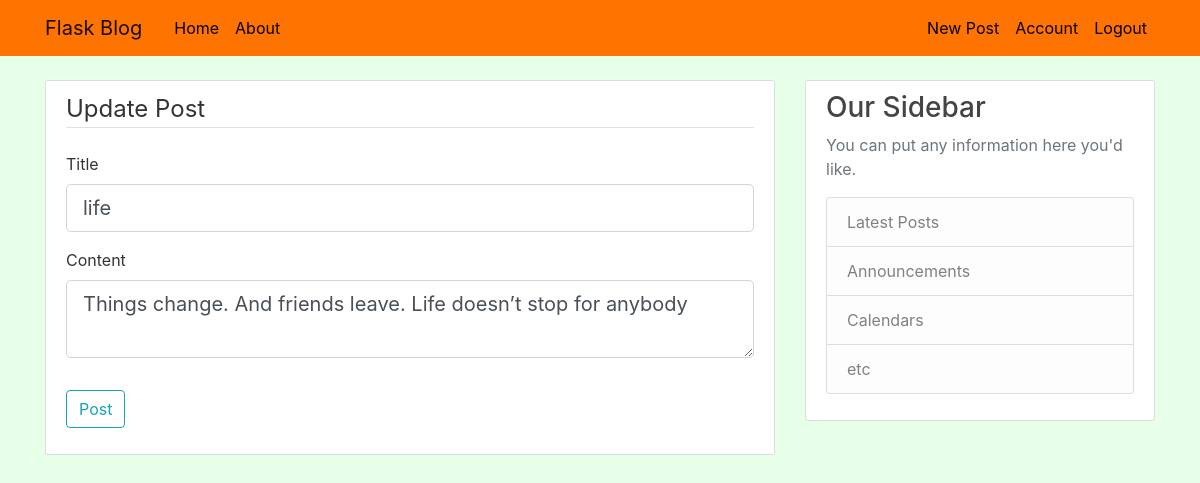
Screenshot of /post/1/update (signed in) with the database file from the repository.
### flaskblog/models.py (models this page shows, shortened)
class Post(db.Model):
    id = db.Column(db.Integer, primary_key=True)
    title = db.Column(db.String(100), nullable=False)
    date_posted = db.Column(db.DateTime, nullable=False, default=datetime.utcnow)
    content = db.Column(db.Text, nullable=False)
    user_id = db.Column(db.Integer, db.ForeignKey('user.id'), nullable=False)

### flaskblog/routes.py (the view)
@app.route("/post/<int:post_id>/update", methods=['GET', 'POST'])
@login_required
def update_post(post_id):
    post = Post.query.get_or_404(post_id)
    if post.author != current_user:
        abort(403)
    form = PostForm()
    if form.validate_on_submit():
        post.title = form.title.data
        post.content = form.content.data
        db.session.commit()
        flash('Your post has been updated!', 'success')
        return redirect(url_for('post', post_id=post.id))
    elif request.method == 'GET':
        form.title.data = post.title
        form.content.data = post.content
    return render_template('create_post.html', title='Update Post',
                           form=form, legend='Update Post')

### flaskblog/forms.py
class PostForm(FlaskForm):
    title = StringField('Title', validators=[DataRequired()])
    content = TextAreaField('Content', validators=[DataRequired()])
    submit = SubmitField('Post')

### flaskblog/models.py (called while the page is built)
@login_manager.user_loader
def load_user(user_id):
    return User.query.get(int(user_id))

### flaskblog/templates/create_post.html (shortened to what this page needs)
{% extends "layout.html" %}
{% block content %}
<div class="content-section">
    <form method="POST" action="">
        <fieldset class="form-group">
            <legend class="border-bottom mb-4">{{ legend }}</legend>
            <div class="form-group">
                {{ form.title.label(class="form-control-label") }}
                {% if form.title.errors %}
                    {{ form.title(class="form-control form-control-lg is-invalid") }}
                    <div class="invalid-feedback">
                        {% for error in form.title.errors %}
                            <span>{{ error }}</span>
                        {% endfor %}
                    </div>
                {% else %}
                    {{ form.title(class="form-control form-control-lg") }}
                {% endif %}
            </div>
            <div class="form-group">
                {{ form.content.label(class="form-control-label") }}
                {% if form.content.errors %}
                    {{ form.content(class="form-control form-control-lg is-invalid") }}
                    <div class="invalid-feedback">
                        {% for error in form.content.errors %}
                            <span>{{ error }}</span>
                        {% endfor %}
                    </div>
                {% else %}
                    {{ form.content(class="form-control form-control-lg") }}
                {% endif %}
            </div>
        </fieldset>
        <div class="form-group">
            {{ form.submit(class="btn btn-outline-info") }}
        </div>
    </form>
</div>
{% endblock content %}

### flaskblog/static/main.css (style rules this page uses)
body { background: #e6ffe7; color: #333333; margin-top: 5rem; }
.content-section { background: #ffffff; padding: 10px 20px; border: 1px solid #dddddd; border-radius: 3px; margin-bottom: 20px; }

### rows the page displays
Post: title "life", content "Things change. And friends leave. Life doesn’t stop for anybody"

### other values shown
{{ legend }} "Update Post"
